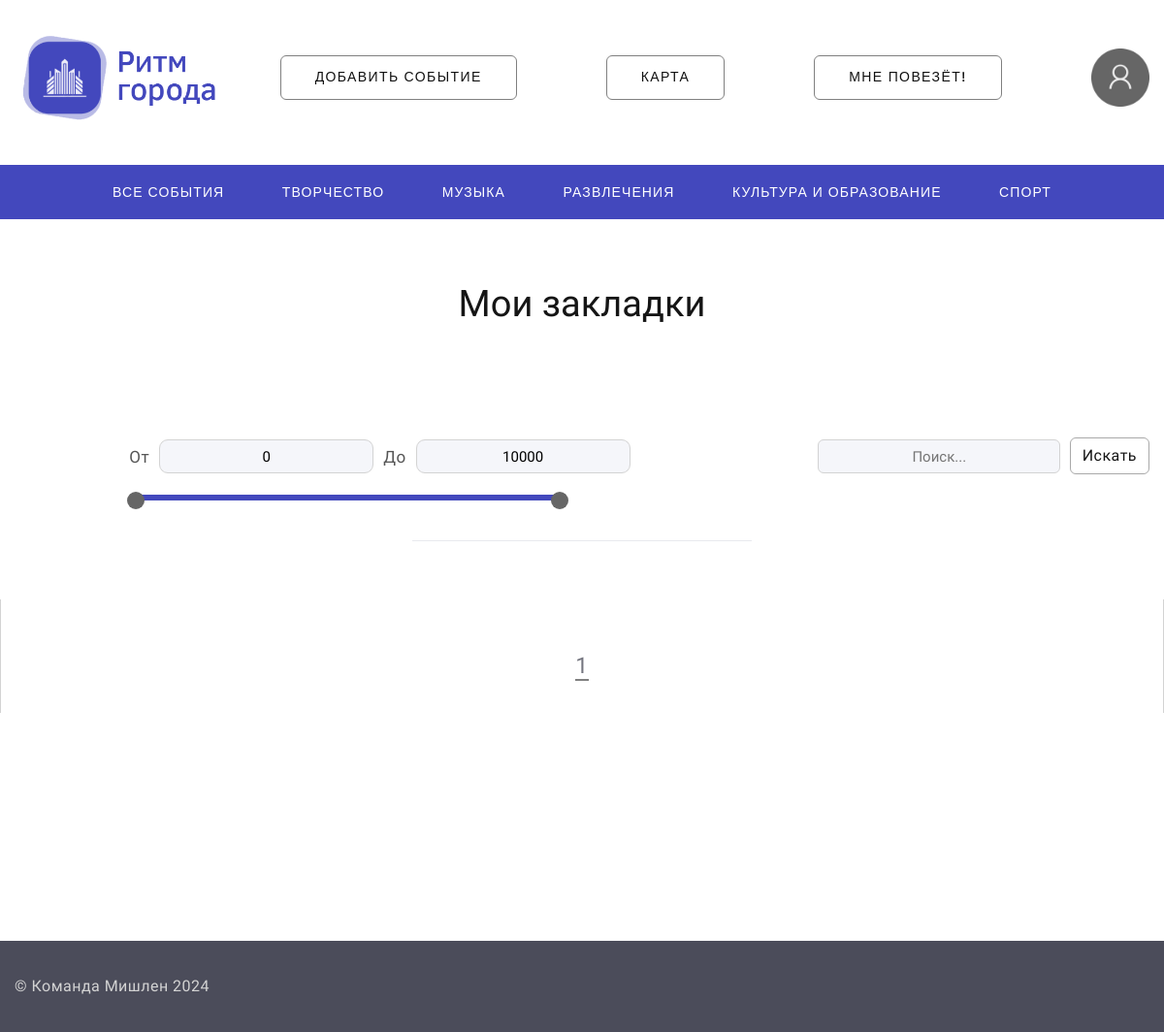
Page /bookmarks (signed in) on the earlier database version.
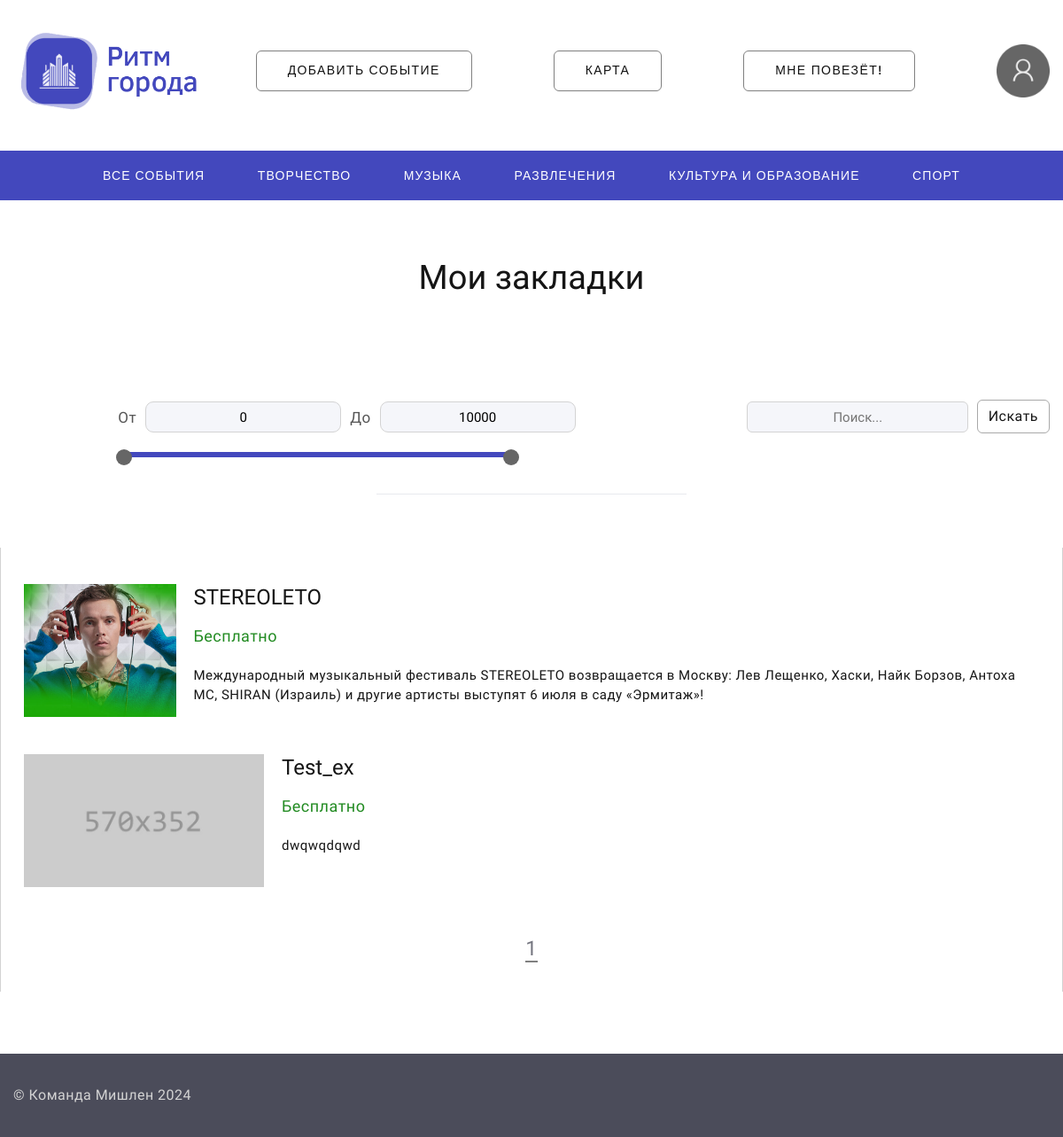
Same page on the later database version.
### dosug/models.py (models this page shows, shortened)
class Event(models.Model):
    id = models.IntegerField(primary_key=True)
    title = models.CharField(max_length=30, null=False)
    type = models.CharField(max_length=20)
    image = models.ImageField(default="default.jpg")
    tiny_description = models.CharField(max_length=250)
    description = models.CharField(max_length=1400)
    link = models.CharField(max_length=30)
    address = models.CharField(max_length=60)
    price = models.IntegerField(default=0)
    phone = models.CharField(max_length=30)
    coordinates = models.CharField(max_length=100)
    views = models.IntegerField(default=0)
    author = models.IntegerField(default=0)
    created_at = models.DateTimeField(default=datetime.now, blank=True)
    likes = models.IntegerField(default=0)
    bookmarks = models.IntegerField(default=0)

### dosug/views.py (the view)
# urls.py: path('bookmarks', views.user_bookmarks)
def user_bookmarks(request):
    if not request.user.is_authenticated:
        return redirect('/login')
    bookmarks = Bookmarks.objects.filter(user_id=request.user.id).values_list('event_id', flat=True).distinct()
    events = Event.objects.filter(id__in=bookmarks)
    query = request.GET.get('search_query')
    max_price = request.GET.get('max_price')
    min_price = request.GET.get('min_price')
    if (max_price is None) or (min_price is None) or (max_price == '') or (min_price == ''):
        max_price = 10000
        min_price = 0
    events = events.filter(price__gte=min_price, price__lte=max_price)
    if query:
        events = [event for event in events if query.lower() in event.title.lower()]
    paginator = Paginator(events, 10)
    page_number = request.GET.get('page')
    try:
        events = paginator.page(page_number)
    except PageNotAnInteger:
        events = paginator.page(1)
    except EmptyPage:
        events = paginator.page(paginator.num_pages)
    return render(request, 'dosug/user_bookmarks.html', {'events': events,
                                                      'query': query,
                                                      'max_price': max_price,
                                                      'min_price': min_price})

### templates/dosug/user_bookmarks.html (shortened to what the changed rows need)
{% extends "dosug/layout.html" %}
{% block content %}
<html lang="en">
<head>
</head>
<body>
<div class="page">
    <br><br><br><br><br>
 <section class="section novi-background section-md text-center">
        <div class="container" style="border-left: 1px solid lightgray; border-right: 1px solid lightgray; padding: 30px;">
    <div id="content-container">
          <div class="row row-lg-50 row-35 offset-top-2" style="display: flex; flex-direction: column;">
              {% for event in events|slice:":10" %}
              <div class="user_events_cont wow-outer" style="max-width: 100%; margin-bottom: 20px;">
<article class="post-modern" style="display: flex; align-items: flex-start; position: relative;">
    <a class="post-modern-media" href="/event/{{ event.id }}"><img src="/static/images/event_pics/{{ event.image }}" alt="" style="width: 271px; height: 150px; object-fit: cover;"/></a>
    <div style="margin-left: 20px; flex-grow: 1;">
        <h4 class="post-modern-title"><a class="post-modern-title" href="/event/{{ event.id }}">{{ event.title }}</a></h4>
                <ul class="post-modern-meta">
                  <li>
                      {%if event.price == 0%}
                      <a style="color: forestgreen">Бесплатно</a>
                    {% else %}
                      <a style="color: #4348bd">{{event.price}} ₽</a>
                    {% endif %}
                    </li>
                </ul>
        <p class="description" style="word-wrap: break-word;">{{ event.tiny_description }}</p>
    </div>
</article>
            </div>
              {% endfor %}
          </div>
              <br><br><br>
<div class="swiper-pagination swiper-pagination-modern swiper-pagination-marked" style="margin: auto; font-size: 23px; font-weight: bolder">
    {% for i in events.paginator.page_range %}
        {% if events.number == i %}
            <a style="border-bottom: 2px solid gray">{{ i }}</a>
        {% else %}
            <a href="?page={{ i }}">{{ i }}</a>
        {% endif %}
    {% endfor %}
</div>
            </div>
</div>
 </section>
</div>
  </body>
</html>
{% endblock content %}

Differences in the rows shown:
now on this page (row edited): Event: image (picture), title "STEREOLETO", price "Бесплатно", tiny_description "Международный музыкальный фестиваль STEREOLETO возвращается в Москву: Лев Лещенко, Хаски, Найк Борзов, Антоха МС, SHIRAN (Израиль) и другие артисты выступят 6 июля в саду «Эрмитаж»!"
now on this page (row edited): Event: image (placeholder picture), title "Test_ex", price "Бесплатно", tiny_description "dwqwqdqwd"
